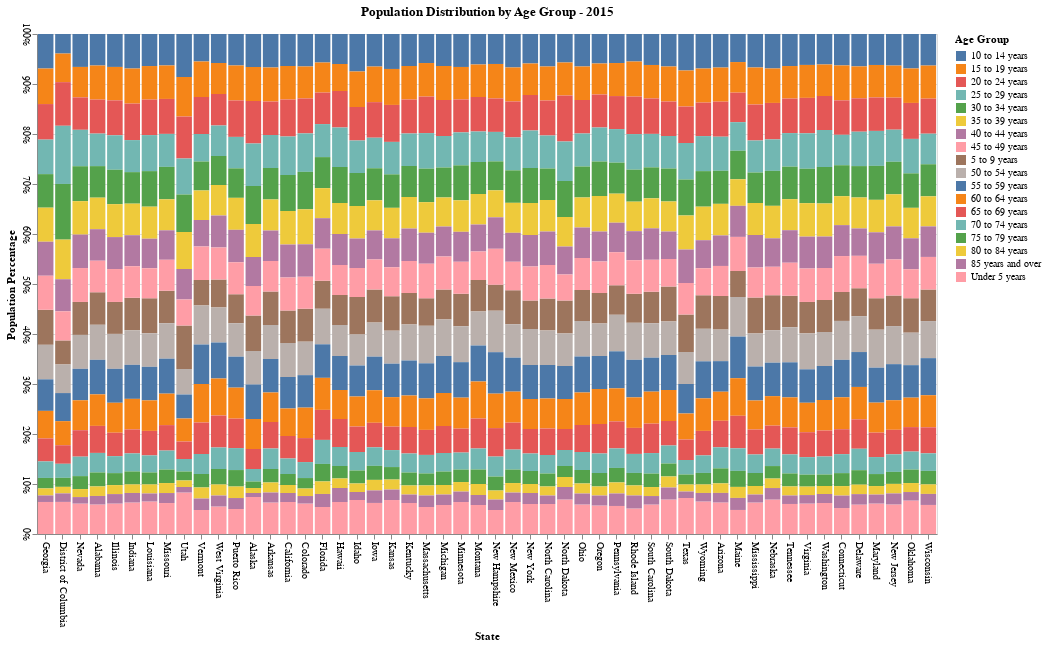

The notebook cell this image was saved under:
### Markdown cell above
Challenge 2: Altair

### Code cell
import altair as alt
import pandas as pd

def plot_population_percentage_altair(df, year):
    """
    Creates an interactive 100% stacked bar chart using Altair
    to visualize the percentage distribution of age groups for each state.

    Parameters:
        df (DataFrame): The processed dataframe containing state-wise population data.
        year (int): The year for which the population percentage should be plotted.
    """
    # Filter data for the selected year
    df_year = df[df["date"] == year]

    # Drop total and date columns
    df_year = df_year.drop(columns=["total", "date"])

    # Normalize each state's population to get percentage
    df_percent = df_year.set_index("state").div(df_year.set_index("state").sum(axis=1), axis=0) * 100

    # Convert from wide to long format for Altair
    df_melted = df_percent.reset_index().melt(id_vars=["state"], var_name="Age Group", value_name="Percentage")

    # Create the Altair stacked bar chart
    chart = alt.Chart(df_melted).mark_bar().encode(
        x=alt.X("state:N", title="State", sort="-y"),
        y=alt.Y("Percentage:Q", title="Population Percentage", stack="normalize"),
        color=alt.Color("Age Group:N", legend=alt.Legend(title="Age Group")),
        tooltip=["state", "Age Group", "Percentage"]
    ).properties(
        width=900,
        height=500,
        title=f"Population Distribution by Age Group - {year}"
    ).configure_axis(
        labelAngle=90
    )

    return chart

# Example usage (Replace with desired year)
plot_population_percentage_altair(df_ages, 2015)  # Change year as needed

### Figure 1 — Vega-Lite specification as saved in the notebook (floating-point values rounded to 4 significant figures; data arrays with more than 128 entries replaced by an {"elided": "..."} marker saying what was removed)
{"config": {"view": {"continuousWidth": 300, "continuousHeight": 300}, "axis": {"labelAngle": 90}}, "data": {"name": "data-440f5cca5f5d35a466155df42ec053c7"}, "mark": {"type": "bar"}, "encoding": {"color": {"field": "Age Group", "legend": {"title": "Age Group"}, "type": "nominal"}, "tooltip": [{"field": "state", "type": "nominal"}, {"field": "Age Group", "type": "nominal"}, {"field": "Percentage", "type": "quantitative"}], "x": {"field": "state", "sort": "-y", "title": "State", "type": "nominal"}, "y": {"field": "Percentage", "stack": "normalize", "title": "Population Percentage", "type": "quantitative"}}, "height": 500, "title": "Population Distribution by Age Group - 2015", "width": 900, "$schema": "https://vega.github.io/schema/vega-lite/v5.20.1.json", "datasets": {"data-440f5cca5f5d35a466155df42ec053c7": {"elided": "936 records"}}}
